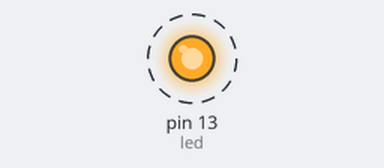
Recording of a sketch running on a simulated Arduino Uno, built with avr-gcc and run on an emulated ATmega328P. On the bench: output pins drawn as LEDs (lit = HIGH). Dashed ring = blinking.

Above: at 0.05 s.
Timing chart, 0 to 3.0 s (numbered marks = the images above):
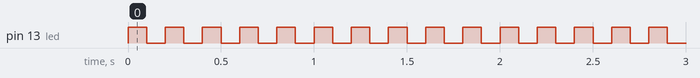

The sketch:

Blink_1.ino
```cpp
 #define led 13
// the setup function runs once when you press reset or power the board
void setup() {
  // initialize digital pin LED_BUILTIN as an output.
  pinMode(led, OUTPUT);
}

// the loop function runs over and over again forever
void loop() {
  digitalWrite(led, 1);  // change state of the LED by setting the pin to the HIGH voltage level
  delay(100);                      // wait for a second
  digitalWrite(led, 0);   // change state of the LED by setting the pin to the LOW voltage level
  delay(100);                      // wait for a second
}
```

Measured:
- by itself, pin 13 (led): alternates HIGH for 0.10 s and LOW for 0.10 s
